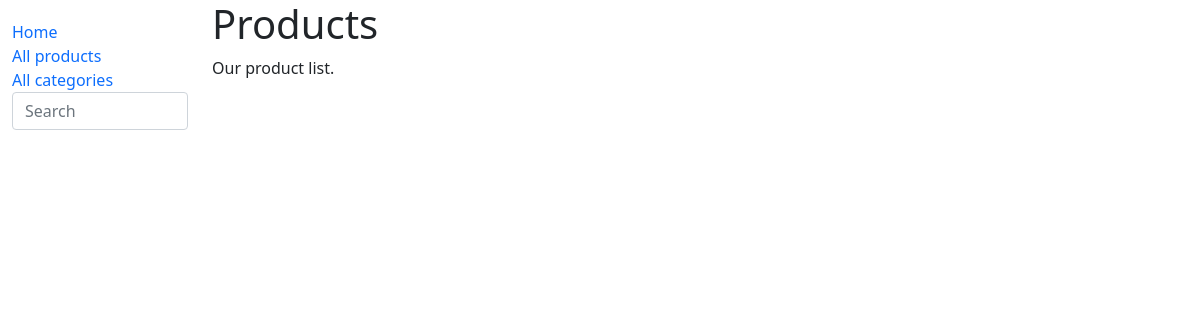
/eshop/products/, run on an earlier commit of the app's database.
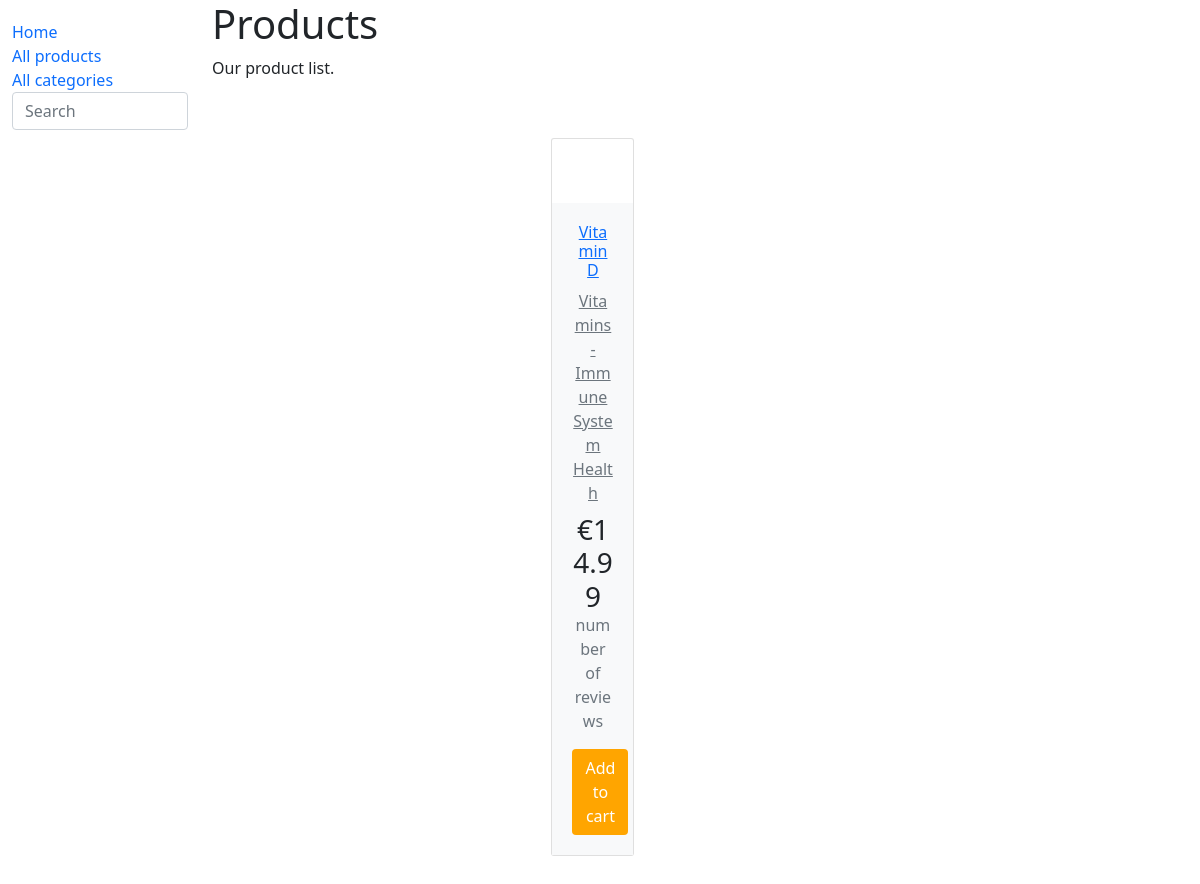
And on a later commit of the database.
### eshop/models.py (models this page shows, shortened)
class Product(models.Model):
    name = models.CharField('Name', max_length=200)
    unique_id = models.CharField('Unique id', max_length=100, blank=True, unique=True, default=uuid.uuid4)  # bandyti padaryt unikalu id jei neiseis istrynt
    category = models.ForeignKey('Category', on_delete=models.SET_NULL, null=True)
    sub_category = models.ForeignKey('SubCategory', on_delete=models.SET_NULL, null=True)
    description = models.TextField('Description', max_length=1000, help_text='Short description of the product')
    price = models.FloatField('Price', help_text='Price of the product')
    picture = models.ImageField('Picture', upload_to='pictures', null=True)

class Category(models.Model):
    name = models.CharField('Name', max_length=200)
    def __str__(self):
        return f"{self.name}"
    class Meta:
        verbose_name = 'Category'
        verbose_name_plural = 'Categories'

class SubCategory(models.Model):
    name = models.CharField('Name', max_length=200)
    category = models.ForeignKey('Category', on_delete=models.SET_NULL, null=True)
    def __str__(self):
        return f"{self.name}"
    class Meta:
        verbose_name = 'Sub category'
        verbose_name_plural = 'Sub categories'

### eshop/views.py (the view)
# urls.py: path('products/', views.products, name='products'),
def products(request):
    paginator = Paginator(Product.objects.all(), 6)
    page_number = request.GET.get('page')
    paged_products = paginator.get_page(page_number)
    context = {
        'products': paged_products
    }
    return render(request, 'products.html', context=context)

### eshop/templates/products.html (shortened to what this page needs)
{% extends "base.html" %}
{% load static %}
{% block content %}
  <h1>Products</h1>
  <p>Our product list.</p>
    <div class="container d-flex justify-content-center mt-50 mb-50">
        <div class="row">
            {% for p in products %}
                 <div class="col-md-4 mt-2">
                    <div class="card">
                        <div class="card-body">
                            {% if p.picture %}
                                <div class="card-img-actions"> <img src="{{ p.picture.url }}" class="card-img img-fluid" height="350" alt=""></div>
                            {% else %}
                                <div class="card-img-actions"> <img src="{% static 'img/no-image.png' %}" class="card-img img-fluid" height="350" alt=""></div>
                            {% endif %}
                        </div>
                        <div class="card-body bg-light text-center">
                            <div class="mb-2">
                                <h6 class="font-weight-semibold mb-2"> <a href="{{ p.id }}" class="text-default mb-2" data-abc="true">{{ p.name }}</a> </h6> <a href="#" class="text-muted" data-abc="true">{{ p.category }} - {{ p.sub_category }}</a>
                            </div>
                            <h3 class="mb-0 font-weight-semibold">€{{ p.price }}</h3>
                            <div class="text-muted mb-3">number of reviews</div> <button type="button" class="btn bg-cart"> Add to cart</button>
                        </div>
                    </div>
                 </div>
            {% endfor %}
        </div>
    </div>
{% endblock %}

What changed in the data, as far as the page shows it:
added Product: name "Vitamin D", category "Vitamins", sub_category "Immune System Health", price "14.99"
